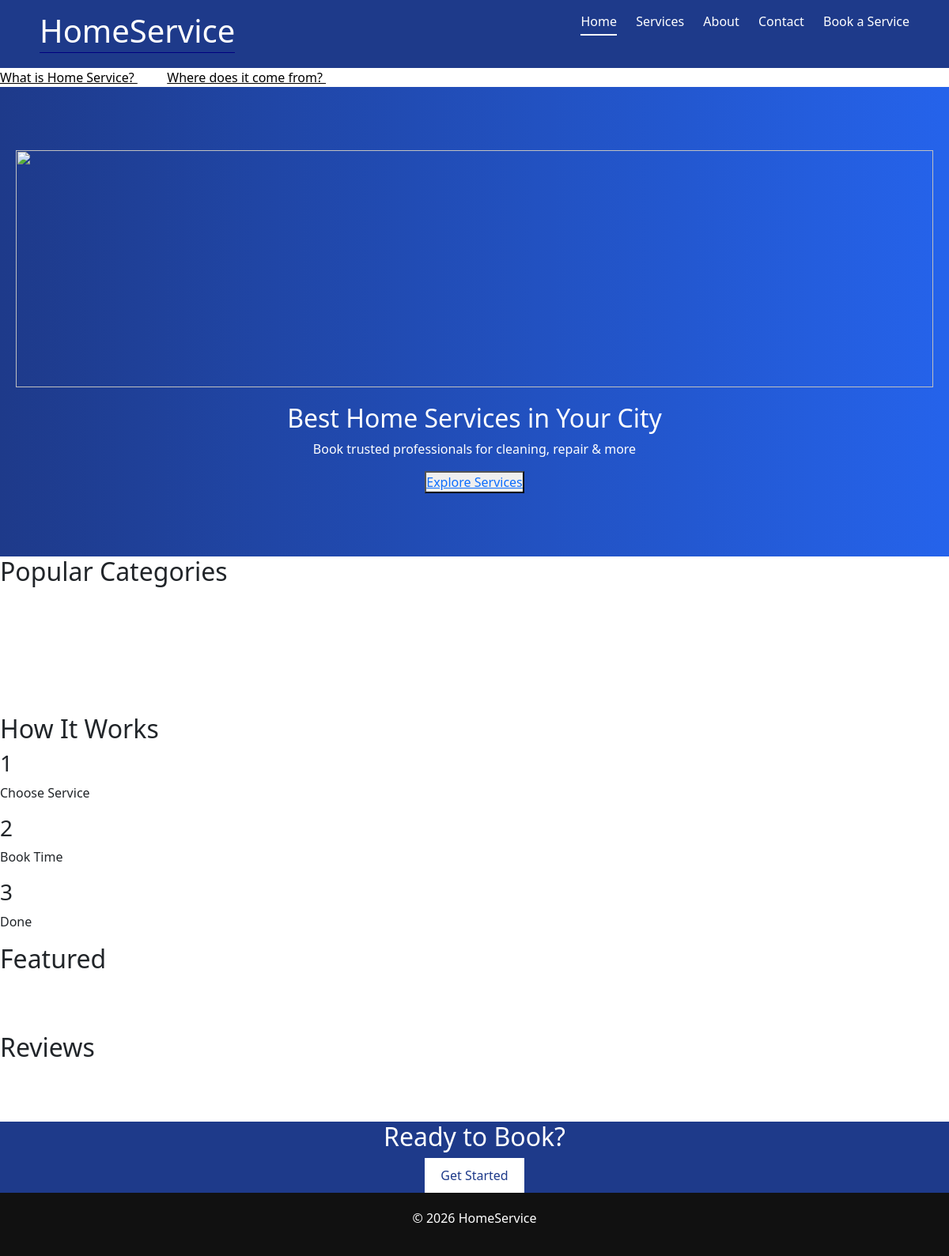
/, run on an earlier commit of the app's database.
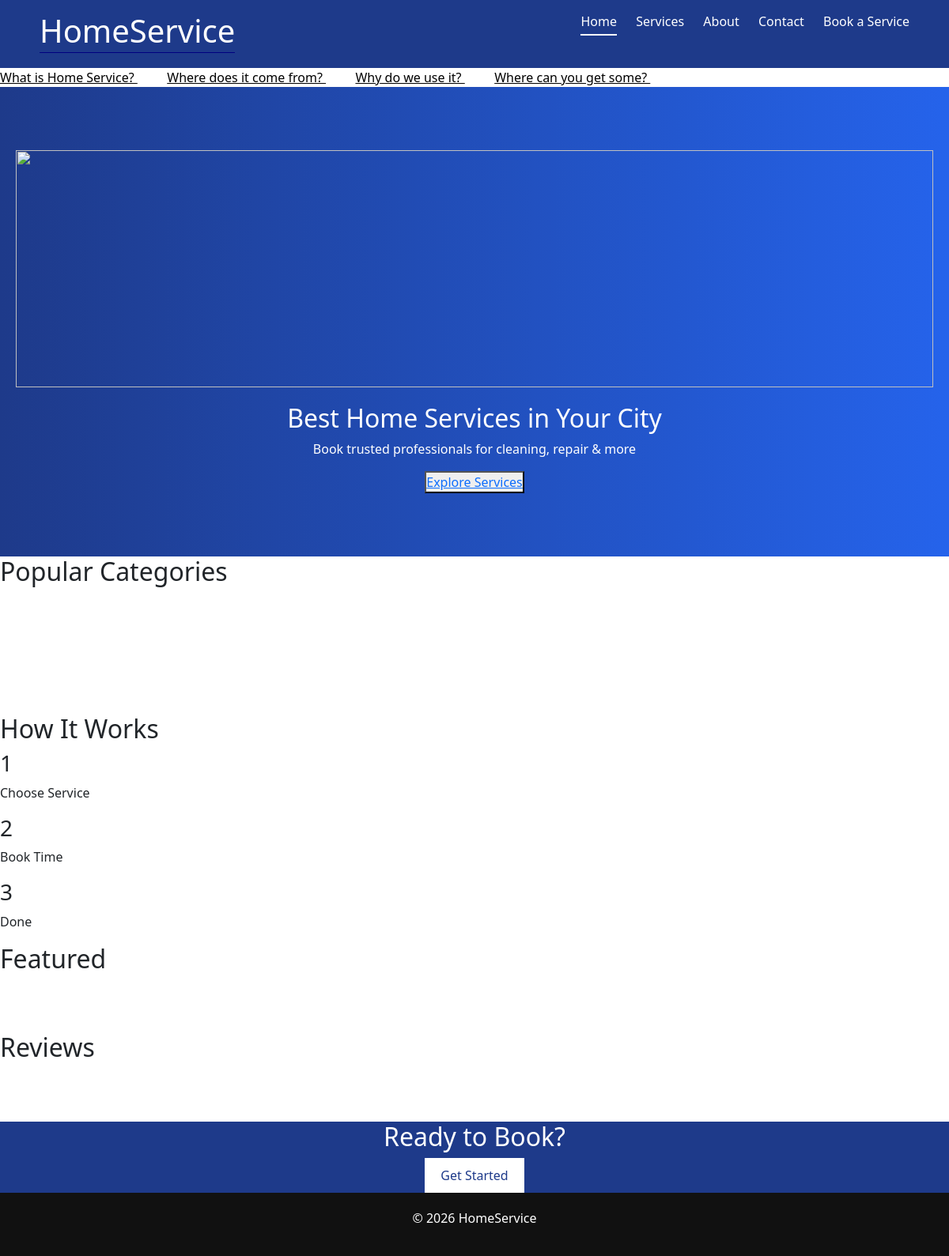
And on a later commit of the database.
### news/models.py (models this page shows)
class News(models.Model):
    news_title = models.CharField(max_length=100)
    news_desc= HTMLField()
    news_slug = AutoSlugField(populate_from = 'news_title', unique=True, null=True, default=None)  #AutoSlugField generate slug by the populate_from attribute.

### django_core/views.py (the view)
# urls.py: 2. Add a URL to urlpatterns:  path('', views.home, name='home')
def home(request):
    newsData= News.objects.all()
    data = {
        'newsData': newsData
    }
    return render(request,"index.html",data)

### templates/index.html (shortened to what this page needs)
{% extends "base.html" %}
{% block content %}
<marquee onmouseover="stop()" onmouseout="start()">
    {% for news in newsData %}
    <a href='/newsDetails/{{news.news_slug}}' style="color: #000">{{ news.news_title}}  </a>  &nbsp;&nbsp;&nbsp;&nbsp;&nbsp;&nbsp;&nbsp;&nbsp;
    {% endfor %}
</marquee>
<section class="hero">
    <img src="/static/img/home.jpg" class="hero-img">
    <h2>Best Home Services in Your City</h2>
    <p>Book trusted professionals for cleaning, repair & more</p>
     <button> <a href="/services"> Explore Services </a></button>
</section>
<section class="categories">
    <h2>Popular Categories</h2>
    <div class="grid">
    </div>
</section>
<section class="how">
    <h2>How It Works</h2>
    <div class="steps">
        <div><h3>1</h3><p>Choose Service</p></div>
        <div><h3>2</h3><p>Book Time</p></div>
        <div><h3>3</h3><p>Done</p></div>
    </div>
</section>
<section class="featured">
    <h2>Featured</h2>
    <div class="grid">
    </div>
</section>
<section class="testimonials">
    <h2>Reviews</h2>
    <div class="grid">
    </div>
</section>
<section class="cta">
    <h2>Ready to Book?</h2>
    <button>Get Started</button>
</section>
{% endblock %}

### templates/base.html (shortened to what this page needs)
{% load static %}
<!DOCTYPE html>
<html lang="en">
<head>
<link href="https://cdn.jsdelivr.net/npm/bootstrap@5.3.0/dist/css/bootstrap.min.css" rel="stylesheet">
<link rel="stylesheet" href="{% static 'css/style.css' %}">
<link rel="stylesheet" href="{% static 'css/style.css' %}">
</head>
<body>
{% include "header.html" %}
{% block content %}
{% endblock %}
{% include "footer.html" %}
</body>
</html>

### templates/header.html (shortened to what this page needs)
<header class="header">
     <h1>
        <a href="{% url 'home' %}" class="logo">HomeService</a>
    </h1>
    <nav>
        <a class="{% if request.path == '/' %}active{% endif %}" href="{% url 'home' %}">Home</a>
        <a class="{% if request.path == '/services/' %}active{% endif %}" href="{% url 'services' %}">Services</a>
        <a class="{% if request.path == '/about-us/' %}active{% endif %}" href="{% url 'about' %}">About</a>
        <!-- {% url 'contact' as url %} is another django method to highlighting a link.
        We just named a url/path in alias form or store it in a variable  and put it in the request.path= alias name -->
        {% url 'contact' as url %}
        <a class="{% if request.path == url %}active{% endif %}" href="{{url}}">Contact</a>
        <a class="{% if request.path == '/form/' %}active{% endif %}" href="{% url 'form' %}">Book a Service</a>
    </nav>
</header>

### templates/footer.html
<footer>
    <p>© 2026 HomeService</p>
</footer>

### static/css/style.css (style rules this page uses)
* { margin: 0; padding: 0; box-sizing: border-box; }
.header { display: flex; justify-content: space-between; padding: 15px 50px; background: #1e3a8a; color: white; }
.header nav a { color: white; margin-left: 20px; text-decoration: none; }
.hero { text-align: center; padding: 80px 20px; background: linear-gradient(to right, #1e3a8a, #2563eb); color: white; }
.grid { display: grid; grid-template-columns: repeat(auto-fit, minmax(250px, 1fr)); gap: 20px; }
.cta { text-align: center; background: #1e3a8a; color: white; }
.cta button { padding: 10px 20px; background: white; color: #1e3a8a; border: none; }
footer { text-align: center; padding: 20px; background: #111; color: white; }
.hero-img { width: 100%; height: 300px; object-fit: cover; margin-bottom: 20px; }
.header nav a { color: white; text-decoration: none; margin-left: 20px; padding: 5px 0; transition: 0.5s; }
.header nav a.active { border-bottom: 2px solid white; font-weight: 500; }
.header h1 a, .header h1 a:visited { border-bottom: 1px solid navy; color: white; text-decoration: none; }

What changed in the data, as far as the page shows it:
added News: news_title "Why do we use it?"
added News: news_title "Where can you get some?"
